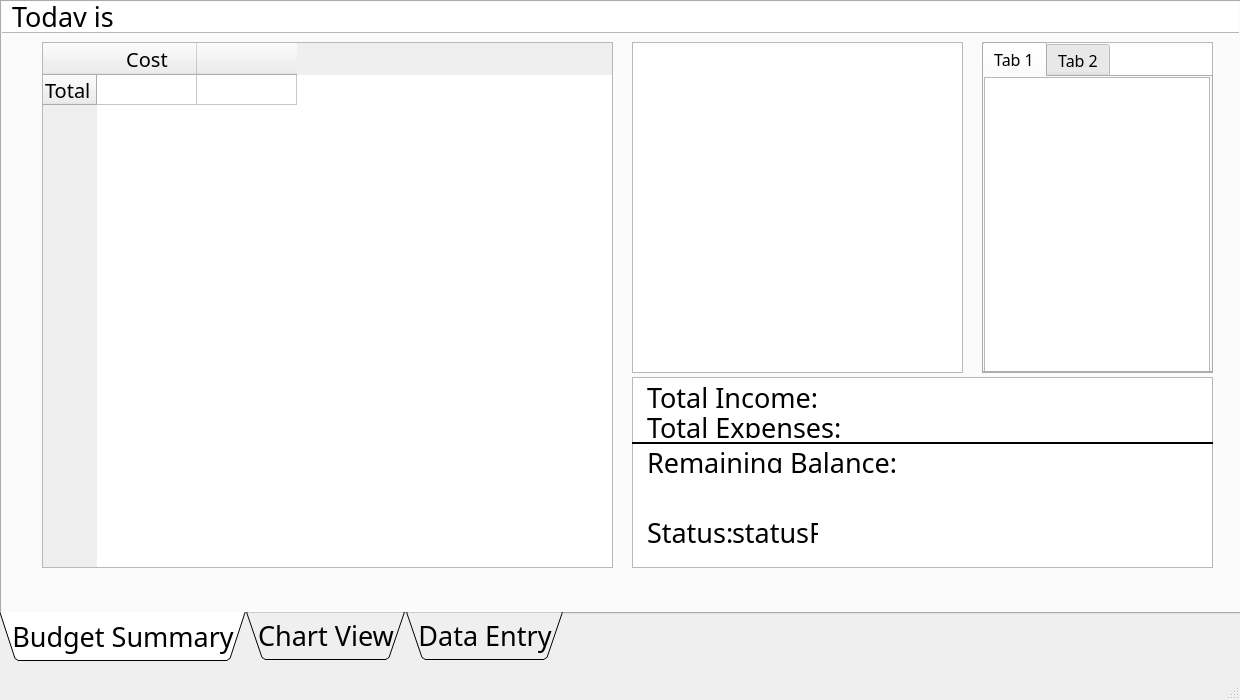
<?xml version="1.0" encoding="UTF-8"?>
<ui version="4.0">
 <class>MainWindow</class>
 <widget class="QMainWindow" name="MainWindow">
  <property name="geometry">
   <rect>
    <x>0</x>
    <y>0</y>
    <width>1240</width>
    <height>700</height>
   </rect>
  </property>
  <property name="windowTitle">
   <string>MainWindow</string>
  </property>
  <widget class="QWidget" name="centralwidget">
   <widget class="QTabWidget" name="tabWidget">
    <property name="geometry">
     <rect>
      <x>0</x>
      <y>0</y>
      <width>1241</width>
      <height>661</height>
     </rect>
    </property>
    <property name="font">
     <font>
      <family>White Rabbit</family>
      <pointsize>20</pointsize>
      <weight>50</weight>
      <italic>false</italic>
      <bold>false</bold>
      <underline>false</underline>
      <strikeout>false</strikeout>
      <kerning>true</kerning>
     </font>
    </property>
    <property name="tabPosition">
     <enum>QTabWidget::South</enum>
    </property>
    <property name="tabShape">
     <enum>QTabWidget::Triangular</enum>
    </property>
    <property name="currentIndex">
     <number>0</number>
    </property>
    <property name="usesScrollButtons">
     <bool>true</bool>
    </property>
    <property name="documentMode">
     <bool>false</bool>
    </property>
    <property name="tabsClosable">
     <bool>false</bool>
    </property>
    <property name="movable">
     <bool>false</bool>
    </property>
    <property name="tabBarAutoHide">
     <bool>false</bool>
    </property>
    <widget class="QWidget" name="tab">
     <attribute name="title">
      <string>Budget Summary</string>
     </attribute>
     <widget class="QTableWidget" name="tableWidget">
      <property name="geometry">
       <rect>
        <x>40</x>
        <y>40</y>
        <width>571</width>
        <height>526</height>
       </rect>
      </property>
      <property name="font">
       <font>
        <family>White Rabbit</family>
        <pointsize>15</pointsize>
       </font>
      </property>
      <row>
       <property name="text">
        <string>Total</string>
       </property>
      </row>
      <column>
       <property name="text">
        <string>Cost</string>
       </property>
      </column>
      <column>
       <property name="text">
        <string/>
       </property>
      </column>
     </widget>
     <widget class="QGraphicsView" name="PieChart">
      <property name="geometry">
       <rect>
        <x>630</x>
        <y>40</y>
        <width>331</width>
        <height>331</height>
       </rect>
      </property>
     </widget>
     <widget class="QGraphicsView" name="BarChart">
      <property name="geometry">
       <rect>
        <x>980</x>
        <y>40</y>
        <width>231</width>
        <height>331</height>
       </rect>
      </property>
     </widget>
     <widget class="QGraphicsView" name="Header">
      <property name="geometry">
       <rect>
        <x>-5</x>
        <y>-5</y>
        <width>1246</width>
        <height>36</height>
       </rect>
      </property>
     </widget>
     <widget class="QGraphicsView" name="Summary">
      <property name="geometry">
       <rect>
        <x>630</x>
        <y>375</y>
        <width>581</width>
        <height>191</height>
       </rect>
      </property>
     </widget>
     <widget class="QTabWidget" name="BarTabView">
      <property name="geometry">
       <rect>
        <x>980</x>
        <y>40</y>
        <width>231</width>
        <height>331</height>
       </rect>
      </property>
      <property name="font">
       <font>
        <pointsize>12</pointsize>
       </font>
      </property>
      <property name="currentIndex">
       <number>0</number>
      </property>
      <property name="documentMode">
       <bool>false</bool>
      </property>
      <property name="movable">
       <bool>true</bool>
      </property>
      <property name="tabBarAutoHide">
       <bool>false</bool>
      </property>
      <widget class="QWidget" name="tab_6">
       <attribute name="title">
        <string>Tab 1</string>
       </attribute>
       <widget class="QGraphicsView" name="smallbarChart">
        <property name="geometry">
         <rect>
          <x>0</x>
          <y>0</y>
          <width>226</width>
          <height>311</height>
         </rect>
        </property>
       </widget>
      </widget>
      <widget class="QWidget" name="tab_7">
       <attribute name="title">
        <string>Tab 2</string>
       </attribute>
       <widget class="QGraphicsView" name="smallbarChart_2">
        <property name="geometry">
         <rect>
          <x>0</x>
          <y>0</y>
          <width>226</width>
          <height>311</height>
         </rect>
        </property>
       </widget>
      </widget>
     </widget>
     <widget class="QLabel" name="tIncome">
      <property name="geometry">
       <rect>
        <x>645</x>
        <y>385</y>
        <width>226</width>
        <height>21</height>
       </rect>
      </property>
      <property name="text">
       <string>Total Income:</string>
      </property>
     </widget>
     <widget class="QLabel" name="tExpenses">
      <property name="geometry">
       <rect>
        <x>645</x>
        <y>415</y>
        <width>266</width>
        <height>21</height>
       </rect>
      </property>
      <property name="text">
       <string>Total Expenses:</string>
      </property>
     </widget>
     <widget class="QLabel" name="remBal">
      <property name="geometry">
       <rect>
        <x>645</x>
        <y>450</y>
        <width>266</width>
        <height>21</height>
       </rect>
      </property>
      <property name="text">
       <string>Remaining Balance:</string>
      </property>
     </widget>
     <widget class="QFrame" name="divider">
      <property name="geometry">
       <rect>
        <x>630</x>
        <y>440</y>
        <width>581</width>
        <height>2</height>
       </rect>
      </property>
      <property name="frameShape">
       <enum>QFrame::Box</enum>
      </property>
      <property name="frameShadow">
       <enum>QFrame::Plain</enum>
      </property>
      <property name="lineWidth">
       <number>7</number>
      </property>
     </widget>
     <widget class="QLabel" name="statusLabel">
      <property name="geometry">
       <rect>
        <x>645</x>
        <y>520</y>
        <width>86</width>
        <height>21</height>
       </rect>
      </property>
      <property name="text">
       <string>Status:</string>
      </property>
     </widget>
     <widget class="QLabel" name="statusChangeable">
      <property name="geometry">
       <rect>
        <x>730</x>
        <y>520</y>
        <width>86</width>
        <height>21</height>
       </rect>
      </property>
      <property name="text">
       <string>statusR</string>
      </property>
     </widget>
     <widget class="QLabel" name="Date">
      <property name="geometry">
       <rect>
        <x>10</x>
        <y>4</y>
        <width>131</width>
        <height>21</height>
       </rect>
      </property>
      <property name="text">
       <string>Today is</string>
      </property>
     </widget>
    </widget>
    <widget class="QWidget" name="tab_2">
     <attribute name="title">
      <string>Chart View</string>
     </attribute>
     <widget class="QGraphicsView" name="Header_2">
      <property name="geometry">
       <rect>
        <x>-5</x>
        <y>-5</y>
        <width>1241</width>
        <height>36</height>
       </rect>
      </property>
     </widget>
     <widget class="QGraphicsView" name="BarViewAll">
      <property name="geometry">
       <rect>
        <x>10</x>
        <y>40</y>
        <width>686</width>
        <height>296</height>
       </rect>
      </property>
     </widget>
     <widget class="QGraphicsView" name="PieChartView">
      <property name="geometry">
       <rect>
        <x>730</x>
        <y>40</y>
        <width>476</width>
        <height>296</height>
       </rect>
      </property>
     </widget>
     <widget class="QLabel" name="Date_2">
      <property name="geometry">
       <rect>
        <x>5</x>
        <y>5</y>
        <width>131</width>
        <height>21</height>
       </rect>
      </property>
      <property name="text">
       <string>Today is</string>
      </property>
     </widget>
     <widget class="QGraphicsView" name="LineGraphView">
      <property name="geometry">
       <rect>
        <x>10</x>
        <y>340</y>
        <width>686</width>
        <height>296</height>
       </rect>
      </property>
     </widget>
     <widget class="QGraphicsView" name="stackedGraphView">
      <property name="geometry">
       <rect>
        <x>730</x>
        <y>340</y>
        <width>476</width>
        <height>296</height>
       </rect>
      </property>
     </widget>
    </widget>
    <widget class="QWidget" name="tab_3">
     <attribute name="title">
      <string>Data Entry</string>
     </attribute>
     <widget class="QGraphicsView" name="Header_3">
      <property name="geometry">
       <rect>
        <x>-5</x>
        <y>-5</y>
        <width>1241</width>
        <height>36</height>
       </rect>
      </property>
     </widget>
     <widget class="QLabel" name="date">
      <property name="geometry">
       <rect>
        <x>5</x>
        <y>5</y>
        <width>131</width>
        <height>26</height>
       </rect>
      </property>
      <property name="text">
       <string>Today is</string>
      </property>
     </widget>
     <widget class="QPushButton" name="confirm">
      <property name="geometry">
       <rect>
        <x>20</x>
        <y>425</y>
        <width>151</width>
        <height>36</height>
       </rect>
      </property>
      <property name="text">
       <string>Confirm</string>
      </property>
     </widget>
     <widget class="QComboBox" name="monthSelect">
      <property name="geometry">
       <rect>
        <x>20</x>
        <y>80</y>
        <width>181</width>
        <height>22</height>
       </rect>
      </property>
     </widget>
     <widget class="QLabel" name="p1">
      <property name="geometry">
       <rect>
        <x>20</x>
        <y>55</y>
        <width>251</width>
        <height>16</height>
       </rect>
      </property>
      <property name="font">
       <font>
        <pointsize>15</pointsize>
       </font>
      </property>
      <property name="text">
       <string>Select Month to edit expenses</string>
      </property>
     </widget>
     <widget class="QLabel" name="p2">
      <property name="geometry">
       <rect>
        <x>20</x>
        <y>125</y>
        <width>336</width>
        <height>16</height>
       </rect>
      </property>
      <property name="font">
       <font>
        <pointsize>15</pointsize>
       </font>
      </property>
      <property name="text">
       <string>Select Category to edit</string>
      </property>
     </widget>
     <widget class="QComboBox" name="catSelect">
      <property name="geometry">
       <rect>
        <x>20</x>
        <y>150</y>
        <width>181</width>
        <height>22</height>
       </rect>
      </property>
      <item>
       <property name="text">
        <string/>
       </property>
      </item>
     </widget>
     <widget class="QLineEdit" name="lineEdit">
      <property name="geometry">
       <rect>
        <x>20</x>
        <y>194</y>
        <width>181</width>
        <height>21</height>
       </rect>
      </property>
      <property name="font">
       <font>
        <family>Verdana</family>
        <pointsize>12</pointsize>
       </font>
      </property>
      <property name="placeholderText">
       <string>Input Expense Value</string>
      </property>
     </widget>
     <widget class="QCheckBox" name="checkBox">
      <property name="geometry">
       <rect>
        <x>20</x>
        <y>240</y>
        <width>96</width>
        <height>16</height>
       </rect>
      </property>
      <property name="font">
       <font>
        <pointsize>15</pointsize>
       </font>
      </property>
      <property name="text">
       <string>Constant?</string>
      </property>
     </widget>
     <widget class="QLabel" name="p2_2">
      <property name="geometry">
       <rect>
        <x>20</x>
        <y>285</y>
        <width>336</width>
        <height>16</height>
       </rect>
      </property>
      <property name="font">
       <font>
        <pointsize>15</pointsize>
       </font>
      </property>
      <property name="text">
       <string>Frequency of Expense</string>
      </property>
     </widget>
     <widget class="QComboBox" name="comboBox">
      <property name="geometry">
       <rect>
        <x>20</x>
        <y>315</y>
        <width>136</width>
        <height>22</height>
       </rect>
      </property>
      <property name="font">
       <font>
        <family>Verdana</family>
        <pointsize>12</pointsize>
       </font>
      </property>
      <item>
       <property name="text">
        <string>One-Time</string>
       </property>
      </item>
      <item>
       <property name="text">
        <string>Weekly</string>
       </property>
      </item>
      <item>
       <property name="text">
        <string>Bi-weekly</string>
       </property>
      </item>
      <item>
       <property name="text">
        <string>Monthly (Default)</string>
       </property>
      </item>
      <item>
       <property name="text">
        <string>Quarterly</string>
       </property>
      </item>
      <item>
       <property name="text">
        <string>Annually</string>
       </property>
      </item>
     </widget>
     <widget class="QCheckBox" name="checkBox_2">
      <property name="geometry">
       <rect>
        <x>20</x>
        <y>260</y>
        <width>256</width>
        <height>16</height>
       </rect>
      </property>
      <property name="font">
       <font>
        <pointsize>15</pointsize>
       </font>
      </property>
      <property name="text">
       <string>Remind me about this expense</string>
      </property>
     </widget>
     <widget class="QComboBox" name="comboBox_2">
      <property name="geometry">
       <rect>
        <x>20</x>
        <y>375</y>
        <width>136</width>
        <height>22</height>
       </rect>
      </property>
      <property name="font">
       <font>
        <family>Verdana</family>
        <pointsize>12</pointsize>
       </font>
      </property>
      <item>
       <property name="text">
        <string>Credit/Debit Card</string>
       </property>
      </item>
      <item>
       <property name="text">
        <string>Cash</string>
       </property>
      </item>
      <item>
       <property name="text">
        <string>Bank Transfer</string>
       </property>
      </item>
      <item>
       <property name="text">
        <string>Other</string>
       </property>
      </item>
     </widget>
     <widget class="QLabel" name="p2_3">
      <property name="geometry">
       <rect>
        <x>20</x>
        <y>350</y>
        <width>326</width>
        <height>10</height>
       </rect>
      </property>
      <property name="font">
       <font>
        <pointsize>15</pointsize>
       </font>
      </property>
      <property name="text">
       <string>How was this paid?</string>
      </property>
     </widget>
     <widget class="QLabel" name="label">
      <property name="geometry">
       <rect>
        <x>20</x>
        <y>560</y>
        <width>196</width>
        <height>16</height>
       </rect>
      </property>
      <property name="text">
       <string>Expenses missing:</string>
      </property>
     </widget>
     <widget class="QLabel" name="label_2">
      <property name="geometry">
       <rect>
        <x>20</x>
        <y>590</y>
        <width>196</width>
        <height>16</height>
       </rect>
      </property>
      <property name="text">
       <string>Progress:</string>
      </property>
     </widget>
     <widget class="QLabel" name="p1_2">
      <property name="geometry">
       <rect>
        <x>415</x>
        <y>55</y>
        <width>236</width>
        <height>16</height>
       </rect>
      </property>
      <property name="font">
       <font>
        <pointsize>15</pointsize>
       </font>
      </property>
      <property name="text">
       <string>Select Month to edit income</string>
      </property>
     </widget>
     <widget class="QComboBox" name="monthSelect_3">
      <property name="geometry">
       <rect>
        <x>415</x>
        <y>80</y>
        <width>181</width>
        <height>22</height>
       </rect>
      </property>
     </widget>
     <widget class="QLineEdit" name="lineEdit_3">
      <property name="geometry">
       <rect>
        <x>415</x>
        <y>195</y>
        <width>181</width>
        <height>21</height>
       </rect>
      </property>
      <property name="font">
       <font>
        <family>Verdana</family>
        <pointsize>12</pointsize>
       </font>
      </property>
      <property name="placeholderText">
       <string>Input Income Value</string>
      </property>
     </widget>
     <widget class="QLabel" name="income2Value">
      <property name="geometry">
       <rect>
        <x>415</x>
        <y>120</y>
        <width>336</width>
        <height>16</height>
       </rect>
      </property>
      <property name="font">
       <font>
        <pointsize>15</pointsize>
       </font>
      </property>
      <property name="text">
       <string>Edit Income</string>
      </property>
     </widget>
     <widget class="QPushButton" name="pushButton">
      <property name="geometry">
       <rect>
        <x>415</x>
        <y>350</y>
        <width>196</width>
        <height>26</height>
       </rect>
      </property>
      <property name="font">
       <font>
        <pointsize>12</pointsize>
       </font>
      </property>
      <property name="text">
       <string>Add Another Income Source</string>
      </property>
     </widget>
     <widget class="QComboBox" name="comboBox_3">
      <property name="geometry">
       <rect>
        <x>415</x>
        <y>310</y>
        <width>136</width>
        <height>22</height>
       </rect>
      </property>
      <property name="font">
       <font>
        <family>Verdana</family>
        <pointsize>12</pointsize>
       </font>
      </property>
      <item>
       <property name="text">
        <string>One-Time</string>
       </property>
      </item>
      <item>
       <property name="text">
        <string>Weekly</string>
       </property>
      </item>
      <item>
       <property name="text">
        <string>Bi-weekly</string>
       </property>
      </item>
      <item>
       <property name="text">
        <string>Monthly (Default)</string>
       </property>
      </item>
      <item>
       <property name="text">
        <string>Quarterly</string>
       </property>
      </item>
      <item>
       <property name="text">
        <string>Annually</string>
       </property>
      </item>
     </widget>
     <widget class="QLabel" name="p2_4">
      <property name="geometry">
       <rect>
        <x>415</x>
        <y>285</y>
        <width>336</width>
        <height>16</height>
       </rect>
      </property>
      <property name="font">
       <font>
        <pointsize>15</pointsize>
       </font>
      </property>
      <property name="text">
       <string>Frequency of Income</string>
      </property>
     </widget>
     <widget class="QLineEdit" name="lineEdit_4">
      <property name="geometry">
       <rect>
        <x>415</x>
        <y>150</y>
        <width>181</width>
        <height>21</height>
       </rect>
      </property>
      <property name="font">
       <font>
        <family>Verdana</family>
        <pointsize>12</pointsize>
       </font>
      </property>
      <property name="placeholderText">
       <string>Source of Income</string>
      </property>
     </widget>
     <widget class="QCheckBox" name="checkBox_3">
      <property name="geometry">
       <rect>
        <x>415</x>
        <y>240</y>
        <width>96</width>
        <height>16</height>
       </rect>
      </property>
      <property name="font">
       <font>
        <pointsize>15</pointsize>
       </font>
      </property>
      <property name="text">
       <string>Constant?</string>
      </property>
     </widget>
     <widget class="QPushButton" name="confirm_2">
      <property name="geometry">
       <rect>
        <x>415</x>
        <y>420</y>
        <width>151</width>
        <height>36</height>
       </rect>
      </property>
      <property name="text">
       <string>Confirm</string>
      </property>
     </widget>
     <widget class="QLabel" name="label_3">
      <property name="geometry">
       <rect>
        <x>415</x>
        <y>560</y>
        <width>261</width>
        <height>16</height>
       </rect>
      </property>
      <property name="text">
       <string>Total Income:</string>
      </property>
     </widget>
    </widget>
   </widget>
  </widget>
  <widget class="QStatusBar" name="statusbar"/>
  <action name="actionNew_File">
   <property name="text">
    <string>New File</string>
   </property>
  </action>
  <action name="actionClose">
   <property name="text">
    <string>Close</string>
   </property>
  </action>
  <action name="actionClose_2">
   <property name="text">
    <string>Close</string>
   </property>
  </action>
  <action name="actionOpen">
   <property name="text">
    <string>Open</string>
   </property>
  </action>
 </widget>
 <resources/>
 <connections/>
</ui>
